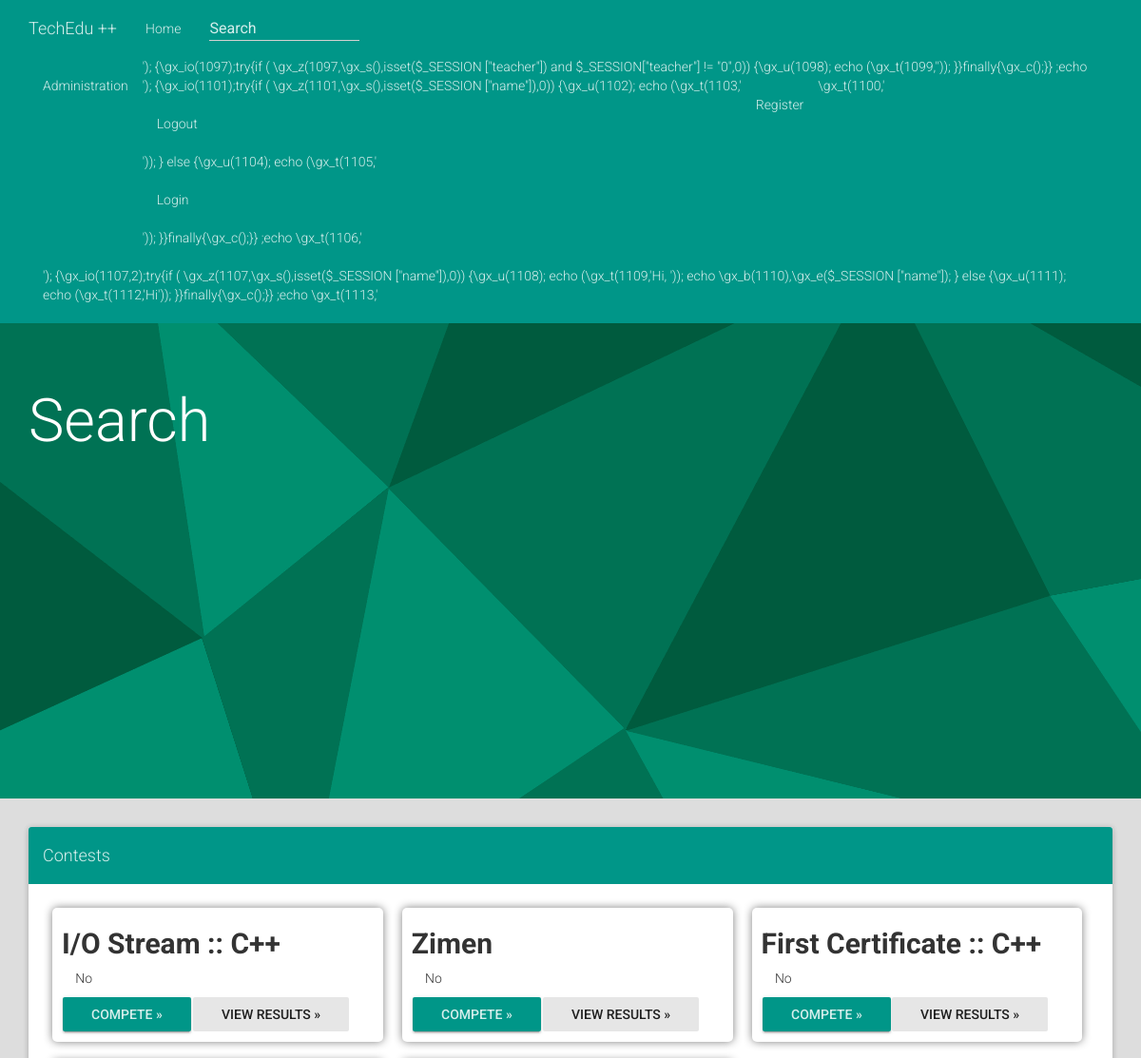
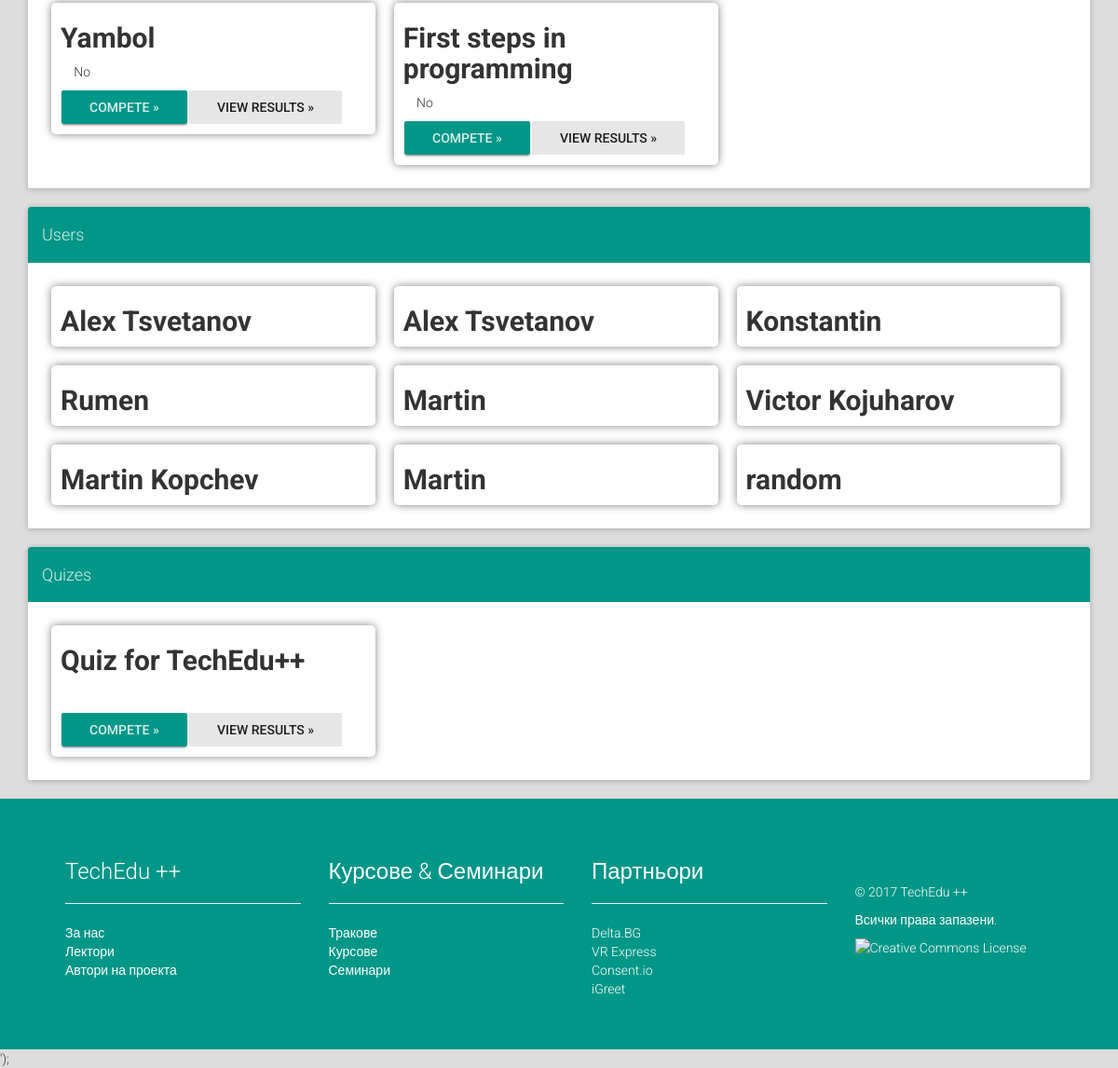
Screenshot of /search.php with the database file from the repository (2 pictures, top to bottom).
### tables this page shows
CREATE TABLE `Contests` (
  `ID` text NOT NULL,
  `Name` text NOT NULL,
  `Link` text NOT NULL,
  `Tasks` text NOT NULL,
  `Langs` text NOT NULL,
  `MaxPoints` text NOT NULL,
  `Certify` tinyint(2) NOT NULL DEFAULT '0',
  `Homework` tinyint(1) NOT NULL DEFAULT '0',
  `Password` text NOT NULL,
  `Author` text NOT NULL
);

CREATE TABLE `Users` (
  `ID` text NOT NULL,
  `Username` text NOT NULL,
  `Password` text NOT NULL,
  `Email` text NOT NULL,
  `Name` text NOT NULL,
  `Teacher` tinyint(1) NOT NULL DEFAULT '0'
);

CREATE TABLE `Quizes` (
  `ID` text NOT NULL,
  `Link` varchar(150) NOT NULL,
  `Tasks` text NOT NULL,
  `Name` text NOT NULL
);

### lib/mysql.php (called while the page is built, shortened)
<?php
	class MySQL
	{
		public  $servername = "localhost";
		private $username = "root";
		private $password = "tts2002";
		protected $conn;
		function __construct (string $dbname_param)
		{
			$this->dbname = $dbname_param;
			$this->conn = new mysqli ($this->servername, $this->username, $this->password, $this->dbname);
		}
		function query (string $command)
		{
			return ($this->conn->query ($command));
		}
	}
?>

### search.php (the view, shortened to what this page needs)
<?php
	include_once ($_SERVER["DOCUMENT_ROOT"] . "/lib/mysql.php");
	$dbname = "judge";
	$conn = new MySQL ($dbname);
	$users = $conn->query ($sql = "SELECT * FROM `Users` WHERE `Name` LIKE \"%{$_REQUEST["pattern"]}%\"");
	$contests = $conn->query ($sql = "SELECT * FROM `Contests` WHERE `Tasks` LIKE \"%{$_REQUEST["pattern"]}%\" OR `Name` LIKE \"%{$_REQUEST["pattern"]}%\"");
	$quizes = $conn->query ($sql = "SELECT * FROM `Quizes` WHERE `Name` LIKE \"%{$_REQUEST["pattern"]}%\"");
	$users_html = "";
	while ($users->num_rows > 0 and $row = $users->fetch_assoc ())
	{
		$users_html = $users_html . "<div class=\"course-item col-md-4\"><h2 id=\"{$row["ID"]}\">{$row["Name"]}</h2></div>";
	}
	$contests_html = "";
	while ($contests->num_rows > 0 and $row = $contests->fetch_assoc ())
	{
		$contests_html = $contests_html . "<div class=\"course-item col-md-4\"><h2 id=\"{$row["ID"]}\">{$row ["Name"]}</h2><span data-toggle=\"tooltip\" data-placement=\"left\" title=\"Is this constest for a certificate?\" data-original-title=\"Is this constest for a certificate?\"><i class=\"fa fa-trophy\" aria-hidden=\"true\"></i> " . (($row["Certify"] == 0)?"No":"Yes") . "<br><a href=\"{$row["Link"]}\" role=\"button\" class=\"btn btn-raised btn-success\">Compete »</a><a href=\"{$row["Link"]}/results\" role=\"button\" class=\"btn btn-default active\">View results »</a></span></div>";
	}
	$quizes_html = "";
	while ($quizes->num_rows > 0 and $row = $quizes->fetch_assoc ())
	{
		$quizes_html = $quizes_html . "<div class=\"course-item col-md-4\"><h2 id=\"{$row["ID"]}\">{$row ["Name"]}</h2><br><a href=\"{$row["Link"]}\" role=\"button\" class=\"btn btn-raised btn-success\">Compete »</a><a href=\"{$row["Link"]}/results\" role=\"button\" class=\"btn btn-default active\">View results »</a></span></div>";
	}
	echo
		str_replace (
			"{{contests}}",
			$contests_html,
			str_replace (
				"{{users}}",
				$users_html,
				str_replace (
					"{{quizes}}",
					$quizes_html,
					file_get_contents($_SERVER["DOCUMENT_ROOT"] . "/lib/search_template.php")
				)
			)
		);
?>

### css/jumbotron.css (style rules this page uses)
.jumbotron { background: -moz-linear-gradient(left, rgba(231,231,231,1) 0%, rgba(255,255,255,1) 20%, rgba(230,230,230,1) 100%); }

### css/extension.css (style rules this page uses)
.course-item { background-color: #fff; box-shadow: 0 0 10px #808080; margin: 10px; padding: 1px 10px 1px; border-radius: 5px; position: relative; }
.course-item.col-md-4 h2 { font-weight: bold; }
.jumbotron { background-image: url("/maia.png"); min-height: 500px; color: white; }
body { background-color: #DDD !important; }
footer { color: white; bottom: 0px; position: static; width: 100%; padding: 45px 0; background-color: #009688; }
.btn.btn-success { background-color: #009688 !important; }
ul.row li { list-style: none; color: inherit !important; }
ul.row a { text-decoration: none; color: inherit !important; }
.list-title { color: white; }
ul.row { color: inherit !important; }
ul.footer-list { margin: 0; padding: 0; }
ul.social { margin: 0; padding: 0; margin-bottom: 17px; list-style: none; content: ''; display: table; clear: both; }
ul.social li { display: inline; list-style: none; padding: 5px 5px 5px 5px; }
.container.container-holder { background-color: transparent !important; }
.navbar { margin-bottom: 0px !important; }

### rows the page displays
contests: Name "I/O Stream :: C++"
contests: Name "Zimen"
contests: Name "First Certificate :: C++"
contests: Name "Yambol"
contests: Name "First steps in programming"
users: Name "Alex Tsvetanov"
users: Name "Alex Tsvetanov"
users: Name "Konstantin"
users: Name "Rumen"
users: Name "Martin"
users: Name "Victor Kojuharov"
users: Name "Martin Kopchev"
users: Name "Martin"
users: Name "random"
quizes: Name "Quiz for TechEdu++"
